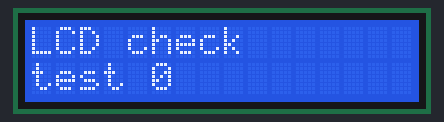
A program run on a simulated Raspberry Pi Pico running MicroPython. Parts: 16×2 character LCD. What the program prints to the serial console is not drawn. At 5.3 s the program stops and its outputs stay as they are.

Above: at 0.1 s.
At 0.7 s:
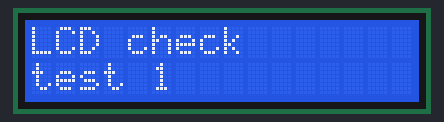
At 1.2 s:
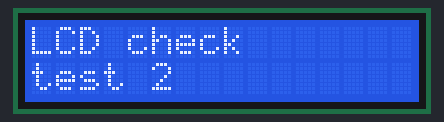
At 2.2 s:
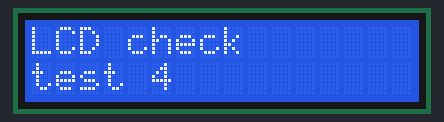
At 3.3 s:
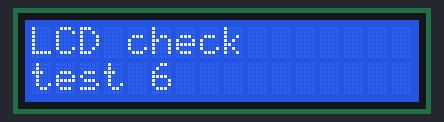
At 4.8 s:
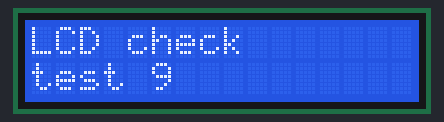

The program:

fan_OK_lcd_1602.py
```python
# Source: Electrocredible.com, Language: MicroPython
#https://electrocredible.com/raspberry-pi-pico-lcd-16x2-i2c-pcf8574-micropython/

import utime
from machine import Pin,I2C

from lcd_api import LcdApi
from pico_i2c_lcd import I2cLcd

def setup_lcd():
    global lcd

    I2C_ADDR     = 0x27
    I2C_NUM_ROWS = 2
    I2C_NUM_COLS = 16

    SDA_GPIO = 16
    SCL_GPIO = 17


    i2c = I2C(0, sda=Pin(SDA_GPIO), scl=Pin(SCL_GPIO), freq=200000)
    lcd = I2cLcd(i2c, I2C_ADDR, I2C_NUM_ROWS, I2C_NUM_COLS)

def check_lcd():
    global lcd

    print("check LDC")
    lcd.clear()
    for i in range(10):
        print(i)
        lcd.move_to(0,0)
        lcd.putstr("LCD check")
        lcd.move_to(0,1)
        str = "test {}".format(i)
        lcd.putstr(str)
        i += 1
        utime.sleep(0.5)

#---- main ----------------------------


def main():
    setup_lcd()
    check_lcd()


if __name__ == "__main__":
    main()
```

Measured:
- what the display in image 0 shows lasts 0.5 s, from 0.1 s to 0.6 s
